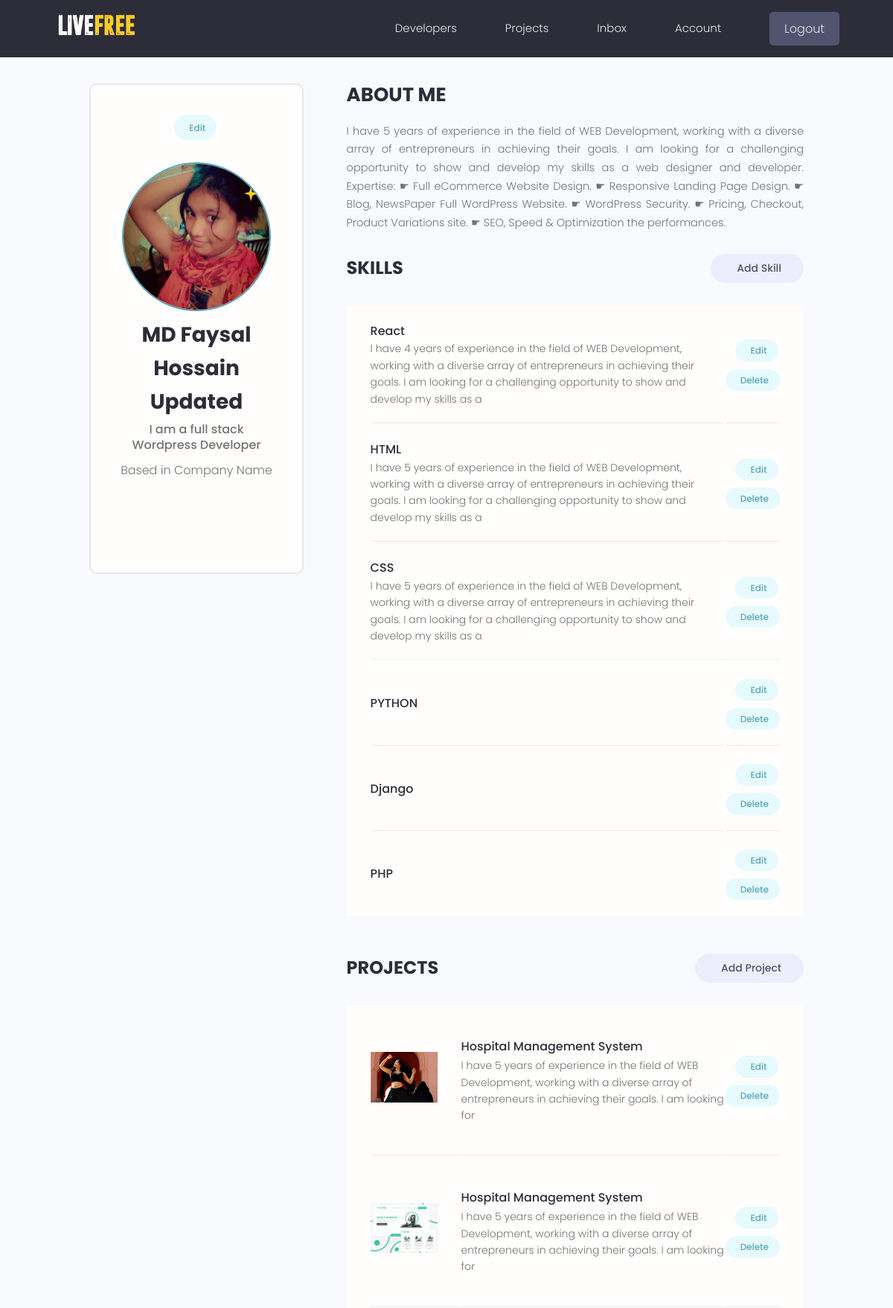
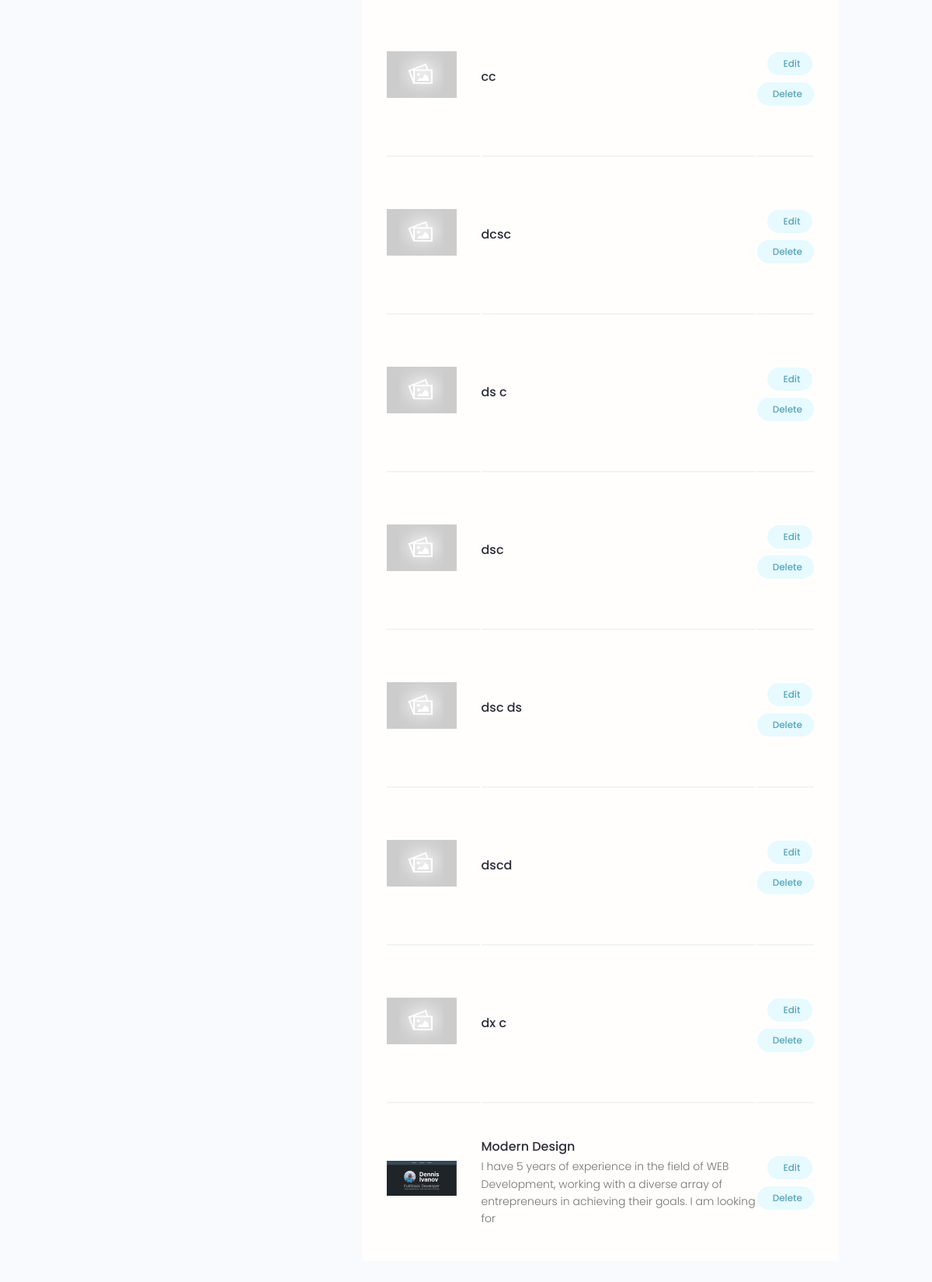
Page /account (signed in) on the committed database (2 pictures, top to bottom).
### users/models.py (models this page shows, shortened)
class Profile(models.Model):
    user = models.OneToOneField(
        User, on_delete=models.CASCADE, null=True, blank=True)
    name = models.CharField(max_length=200, blank=True, null=True)
    email = models.EmailField(max_length=500, blank=True, null=True)
    username = models.CharField(max_length=200, blank=True, null=True)
    location = models.CharField(max_length=200, blank=True, null=True)
    short_intro = models.CharField(max_length=200, blank=True, null=True)
    bio = models.TextField(blank=True, null=True)
    profile_image = models.ImageField(
        null=True, blank=True, upload_to='profiles/', default="profiles/user-default.png")
    social_github = models.CharField(max_length=200, blank=True, null=True)
    social_twitter = models.CharField(max_length=200, blank=True, null=True)
    social_linkedin = models.CharField(max_length=200, blank=True, null=True)
    social_youtube = models.CharField(max_length=200, blank=True, null=True)
    social_website = models.CharField(max_length=200, blank=True, null=True)
    created = models.DateTimeField(auto_now_add=True)
    id = models.UUIDField(default=uuid.uuid4, unique=True,
                          primary_key=True, editable=False)

class Skill(models.Model):
    owner = models.ForeignKey(
        Profile, null=True, blank=True, on_delete=models.SET_NULL)
    name = models.CharField(max_length=200, blank=True, null=True)
    description = models.TextField(null=True, blank=True)
    created = models.DateTimeField(auto_now_add=True)
    id = models.UUIDField(default=uuid.uuid4, unique=True,
                          primary_key=True, editable=False)

### projects/models.py (models this page shows, shortened)
class Project(models.Model):
    owner = models.ForeignKey(
        Profile, null=True, blank=True, on_delete=models.SET_NULL)
    title = models.CharField(max_length=200)
    description = models.TextField(null=True, blank=True)
    featured_image = models.ImageField(null=True, blank=True, default="default.jpg")
    demo_link = models.CharField(max_length=2000, blank=True)
    source_link = models.CharField(max_length=2000, null=True, blank=True)
    tags = models.ManyToManyField('Tag', blank=True)
    vote_total = models.IntegerField(default=0, null=True, blank=True)
    vote_ratio = models.IntegerField(default=0, null=True, blank=True)
    created = models.DateTimeField(auto_now_add=True)
    id = models.UUIDField(default=uuid.uuid4, unique=True,
                          primary_key=True, editable=False)
    class Meta:
        ordering = ['-vote_ratio', '-vote_total', 'title']

### users/views.py (the view)
# urls.py: path('account', views.userAccount, name="account"),
@login_required(login_url='login')
def userAccount(request):
    profile = request.user.profile
    skills = profile.skill_set.all()
    projects = profile.project_set.all()
    context = {'profile': profile, 'skills': skills, 'projects': projects}
    return render(request, 'users/account.html', context)

### users/templates/users/account.html (shortened to what this page needs)
{% extends 'main.html' %}
{% load static %}
{% block content %}
  <main class="settingsPage profile my-md">
    <div class="container">
      <div class="layout">
        <div class="column column--1of3">
          <div class="card text-center">
            <div class="card__body dev">
              <a class="tag tag--pill tag--main settings__btn" href="{% url 'edit-account' %}"> Edit</a>
              <img class="avatar avatar--xl dev__avatar" src="{{profile.profile_image.url}}" />
              <h2 class="dev__name">{{profile.name}}</h2>
              <p class="dev__title">{{profile.short_intro}}</p>
              <p class="dev__location">Based in {{profile.location}}</p>
              <ul class="dev__social">
              </ul>
            </div>
          </div>
        </div>
        <div class="column column--2of3">
          <div class="devInfo">
            <h3 class="devInfo__title">About Me</h3>
            <p class="devInfo__about">{{profile.bio}}</p>
          </div>
          <div class="settings">
            <h3 class="settings__title">Skills</h3>
            <a class="tag tag--pill tag--sub settings__btn tag--lg" href="{% url 'create-skill' %}"> Add Skill</a>
          </div>
          <table class="settings__table">
            {% for skill in skills %}
            <tr>
              <td class="settings__tableInfo">
                <h4>{{skill.name}}</h4>
                <p>{{skill.description}}</p>
              </td>
              <td class="settings__tableActions">
                <a class="tag tag--pill tag--main settings__btn" href="{% url 'update-skill' skill.id %}"> Edit</a>
                <a class="tag tag--pill tag--main settings__btn" href="{% url 'delete-skill' skill.id %}">
                  Delete</a>
              </td>
            </tr>
            {% endfor %}
          </table>
          <div class="settings">
            <h3 class="settings__title">Projects</h3>
            <a class="tag tag--pill tag--sub settings__btn tag--lg" href="{% url 'create-project' %}"> Add Project</a>
          </div>
          <table class="settings__table">
            {% for project in projects %}
            <tr>
              <td class="settings__thumbnail">
                <a href="{% url 'project' project.id %}"><img src="{{project.featured_image.url}}" alt="Project Thumbnail" /></a>
              </td>
              <td class="settings__tableInfo">
                <a href="{% url 'project' project.id %}">{{project.title}}</a>
                <p>{{project.description|slice:"150"}}</p>
              </td>
              <td class="settings__tableActions">
                <a class="tag tag--pill tag--main settings__btn" href="{% url 'update-project' project.id %}"> Edit</a>
                <a class="tag tag--pill tag--main settings__btn" href="{% url 'delete-project' project.id %}">
                  Delete</a>
              </td>
            </tr>
            {% endfor %}
          </table>
        </div>
      </div>
    </div>
  </main>
{% endblock %}

### static/styles/app.css (style rules this page uses)
:root { --color-sub: #2d2d39; }
.card { border: 2px solid var(--color-light); }
img { width: 100%; }
.profile .card > .dev { padding: 4rem; }
.dev__avatar { display: block; margin: auto; }
.dev__name { color: var(--color-sub); font-size: 2.8rem; font-weight: 700; margin-top: 1rem; margin-bottom: 0.5rem; }
.dev__title { font-size: 1.6rem; font-weight: 500; line-height: 1.3; }
.dev__location { margin-top: 1rem; }
.dev__social { margin: 3rem 0; list-style: none; display: flex; justify-content: center; gap: 1.5rem; }
.devInfo { margin-bottom: 3rem; }
.devInfo__title, .devInfo__subtitle { font-size: 2.6rem; color: var(--color-sub); text-transform: uppercase; font-weight: 700; margin-bottom: 1.5rem; }
.devInfo__about, .devSkill__info { font-size: 1.45rem; line-height: 1.7; text-align: justify; }
.settingsPage .dev > .settings__btn { display: inline-block; margin-bottom: 3rem; }
.settings { display: flex; justify-content: space-between; align-items: center; }
.settings__title { font-size: 2.4rem; text-transform: uppercase; font-weight: 700; color: var(--color-sub); }
.settings__table { margin-top: 3rem; margin-bottom: 5rem; padding: 0 3rem; background: var(--color-white); }
.settings__table tr { width: 100%; }
.settings__table tr > td { padding: 2rem 0; }
.settings__table tr:not(:last-child) td { border-bottom: 2px solid var(--color-white-light); }
.settings__thumbnail { width: 23%; min-width: 10rem; }
.settings__thumbnail img { padding-right: 3rem; height: 15rem; object-fit: contain; }
.settings__tableInfo { width: 100%; }
.settings__tableInfo h4, .settings__tableInfo a { padding-right: 1rem; width: auto; font-size: 1.6rem; font-weight: 500; color: var(--color-sub); }
.settings__tableInfo p { font-size: 1.4rem; }
.settings__tableActions { text-align: right; }

### static/uikit/styles/modules/_variables.css (style rules this page uses)
:root { --color-main: #5aa5b9; --color-main-light: #e6faff; --color-sub: #3f4156; --color-sub-light: #51546e; --color-sub-lighter: #ededfd; --color-text: #737373; --color-gray: #8b8b8b; --color-light: #e5e7eb; --color-light-gray: #767676; --color-bg: #f8fafd; --color-white: #fffefd; --color-white-light: #f3f3f3; --color-success: #359e64; --color-success-bg: #def8e8; --color-error: #fc4b0b; --color-error-bg: #fff2ee; --font-base: 'Poppins', arial, helvetica, 'Segoe UI', roboto, ubuntu, sans-serif; --font-monospace: 'Fira Code', 'Courier New', courier, monospace; --font-regular: 300; --font-medium: 500; --font-bold: 700; --generic-shadow: 1px 1px 5px #00000010; --generic-transition: all 0.3s ease-in-out; }

### static/uikit/styles/modules/_base.css (style rules this page uses)
* { margin: 0; padding: 0; box-sizing: border-box; text-rendering: optimizeLegibility; color: inherit; font-size: inherit; }
html { font-size: 50%; }
@media only screen and (min-width: 480px) { html { font-size: 56.25%; } }
@media only screen and (min-width: 1200px) { html { font-size: 62.5%; } }
body { line-height: 1.6; font-weight: 400; font-size: 1.5rem; color: var(--color-text); background-color: var(--color-bg); min-height: 100vh; }

### static/uikit/styles/modules/_typography.css (style rules this page uses)
* { font-family: var(--font-base); }
h2 { font-size: 3.6rem; font-weight: var(--font-bold); }
h3 { font-size: 3.2rem; font-weight: var(--font-medium); }
h4 { font-size: 2.8rem; font-weight: var(--font-medium); }
p, span, strong { font-size: 1.6rem; color: var(--color-text); font-weight: var(--font-regular); }
a { padding-bottom: 2px; text-decoration: none; display: inline-block; color: var(--color-main); font-weight: var(--font-medium); }

### static/uikit/styles/modules/_utilities.css (style rules this page uses)
.container { width: 92%; max-width: 165rem; margin: 0 auto; box-sizing: border-box; }
@media screen and (min-width: 1000px) { .container { width: 90%; } }
@media screen and (min-width: 1200px) { .container { width: 80%; } }
.text-center { text-align: center; }
.my-md { margin: 3rem auto; }

### static/uikit/styles/modules/_avatar.css (style rules this page uses)
.avatar { border-radius: 50%; border: 2px solid var(--color-main); object-fit: cover; }
.avatar--xl { height: 20rem; width: 20rem; }

### static/uikit/styles/modules/_card.css (style rules this page uses)
.card { border-radius: 1rem; background-color: var(--color-white); border: 1.5px solid var(--color-light); width: auto; height: auto; margin-top: 0.5rem; margin-bottom: 0.5rem; overflow: hidden; }
.card__body, .card__header { padding: 2rem 2.5rem; }

### static/uikit/styles/modules/_layout.css (style rules this page uses)
.layout { display: flex; flex-flow: row wrap; justify-content: space-between; }
.layout > .column { margin-bottom: 3rem; }
.layout > .column.column--1of3 { flex-basis: 30%; }
.layout > .column.column--2of3 { flex-basis: 64%; }

### rows in the picture
Profile: profile_image (picture), name "MD Faysal Hossain Updated", short_intro "I am a full stack Wordpress Developer", location "Company Name", bio "I have 5 years of experience in the field of WEB Development, working with a diverse array of entrepreneurs in achieving their goals. I am looking for a challenging opportunity to show and develop my skills as a web designer and developer. Expertise: ☛ Full eCommerce Website Design. ☛ Responsive Landing Page Design. ☛ Blog, NewsPaper Full WordPress Website. ☛ WordPress Security. ☛ Pricing, Checkout, Product Variations site. ☛ SEO, Speed & Optimization the performances."
Skill: name "React", description "I have 4 years of experience in the field of WEB Development, working with a diverse array of entrepreneurs in achieving their goals. I am looking for a challenging opportunity to show and develop my skills as a"
Skill: name "HTML", description "I have 5 years of experience in the field of WEB Development, working with a diverse array of entrepreneurs in achieving their goals. I am looking for a challenging opportunity to show and develop my skills as a"
Skill: name "CSS", description "I have 5 years of experience in the field of WEB Development, working with a diverse array of entrepreneurs in achieving their goals. I am looking for a challenging opportunity to show and develop my skills as a"
Skill: name "PYTHON"
Skill: name "Django"
Skill: name "PHP"
Project: featured_image (picture), title "Hospital Management System", description "I have 5 years of experience in the field of WEB Development, working with a diverse array of entrepreneurs in achieving their goals. I am looking for"
Project: featured_image (picture), title "Hospital Management System", description "I have 5 years of experience in the field of WEB Development, working with a diverse array of entrepreneurs in achieving their goals. I am looking for"
Project: featured_image (placeholder picture), title "cc"
Project: featured_image (placeholder picture), title "dcsc"
Project: featured_image (placeholder picture), title "ds c"
Project: featured_image (placeholder picture), title "dsc"
Project: featured_image (placeholder picture), title "dsc ds"
Project: featured_image (placeholder picture), title "dscd"
Project: featured_image (placeholder picture), title "dx c"
Project: featured_image (picture), title "Modern Design", description "I have 5 years of experience in the field of WEB Development, working with a diverse array of entrepreneurs in achieving their goals. I am looking for"
